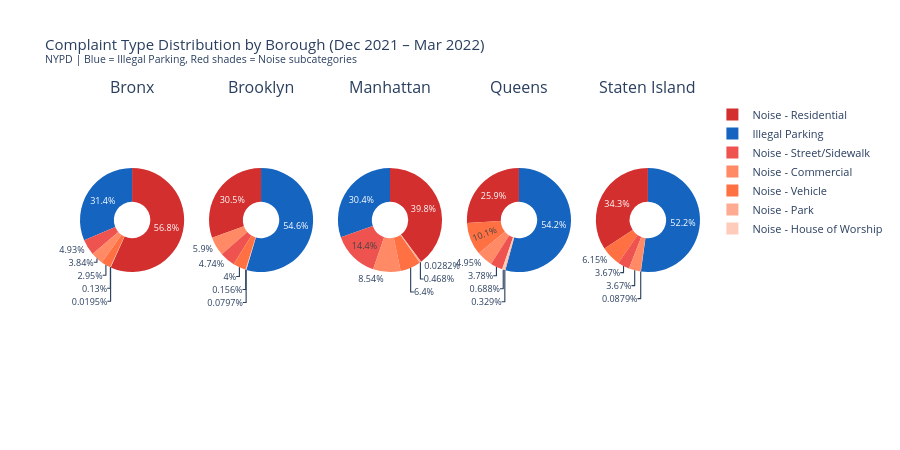

Notebook cell for this chart:
### Markdown cell above
---
## Step 3.8: Complaint Distribution by Borough — Pie Charts

### Code cell
borough_names = sorted(borough['borough'].unique())

pie_colors = {
    'Illegal Parking': '#1565c0',
    'Noise - Residential': '#d32f2f',
    'Noise - Street/Sidewalk': '#ef5350',
    'Noise - Vehicle': '#ff7043',
    'Noise - Commercial': '#ff8a65',
    'Noise - Park': '#ffab91',
    'Noise - House of Worship': '#ffccbc'
}

fig_pies = make_subplots(
    rows=1, cols=5,
    specs=[[{'type': 'domain'}] * 5],
    subplot_titles=[b.title() for b in borough_names]
)

for i, b in enumerate(borough_names):
    sub = borough[borough['borough'] == b]
    ct_counts = sub['complaint_type'].value_counts()
    fig_pies.add_trace(go.Pie(
        labels=ct_counts.index,
        values=ct_counts.values,
        name=b.title(),
        marker_colors=[pie_colors.get(ct, '#999') for ct in ct_counts.index],
        textinfo='percent',
        textfont_size=9,
        showlegend=(i == 0),
        hole=0.35,
    ), row=1, col=i + 1)

fig_pies.update_layout(
    title_text='Complaint Type Distribution by Borough (Dec 2021 – Mar 2022)<br>'
                '<sup>NYPD | Blue = Illegal Parking, Red shades = Noise subcategories</sup>',
    height=450,
    font=dict(size=11),
    margin=dict(t=100, b=30),
)
fig_pies.show()

### Figure 1 — Plotly figure (JSON) as saved in the notebook; plotly's stock layout.template omitted (floating-point values rounded to 4 significant figures)
{"data": [{"domain": {"x": [0.0, 0.168], "y": [0.0, 1.0]}, "hole": 0.35, "labels": ["Noise - Residential", "Illegal Parking", "Noise - Street/Sidewalk", "Noise - Commercial", "Noise - Vehicle", "Noise - Park", "Noise - House of Worship"], "marker": {"colors": ["#d32f2f", "#1565c0", "#ef5350", "#ff8a65", "#ff7043", "#ffab91", "#ffccbc"]}, "name": "Bronx", "showlegend": true, "textfont": {"size": 9}, "textinfo": "percent", "type": "pie", "values": [29154, 16116, 2530, 1974, 1516, 67, 10]}, {"domain": {"x": [0.208, 0.376], "y": [0.0, 1.0]}, "hole": 0.35, "labels": ["Illegal Parking", "Noise - Residential", "Noise - Commercial", "Noise - Street/Sidewalk", "Noise - Vehicle", "Noise - Park", "Noise - House of Worship"], "marker": {"colors": ["#1565c0", "#d32f2f", "#ff8a65", "#ef5350", "#ff7043", "#ffab91", "#ffccbc"]}, "name": "Brooklyn", "showlegend": false, "textfont": {"size": 9}, "textinfo": "percent", "type": "pie", "values": [30126, 16855, 3258, 2617, 2208, 86, 44]}, {"domain": {"x": [0.416, 0.584], "y": [0.0, 1.0]}, "hole": 0.35, "labels": ["Noise - Residential", "Illegal Parking", "Noise - Street/Sidewalk", "Noise - Commercial", "Noise - Vehicle", "Noise - Park", "Noise - House of Worship"], "marker": {"colors": ["#d32f2f", "#1565c0", "#ef5350", "#ff8a65", "#ff7043", "#ffab91", "#ffccbc"]}, "name": "Manhattan", "showlegend": false, "textfont": {"size": 9}, "textinfo": "percent", "type": "pie", "values": [15555, 11870, 5614, 3338, 2499, 183, 11]}, {"domain": {"x": [0.624, 0.792], "y": [0.0, 1.0]}, "hole": 0.35, "labels": ["Illegal Parking", "Noise - Residential", "Noise - Vehicle", "Noise - Commercial", "Noise - Street/Sidewalk", "Noise - House of Worship", "Noise - Park"], "marker": {"colors": ["#1565c0", "#d32f2f", "#ff7043", "#ff8a65", "#ef5350", "#ffccbc", "#ffab91"]}, "name": "Queens", "showlegend": false, "textfont": {"size": 9}, "textinfo": "percent", "type": "pie", "values": [26006, 12419, 4869, 2375, 1815, 330, 158]}, {"domain": {"x": [0.832, 1.0], "y": [0.0, 1.0]}, "hole": 0.35, "labels": ["Illegal Parking", "Noise - Residential", "Noise - Vehicle", "Noise - Street/Sidewalk", "Noise - Commercial", "Noise - Park"], "marker": {"colors": ["#1565c0", "#d32f2f", "#ff7043", "#ef5350", "#ff8a65", "#ffab91"]}, "name": "Staten Island", "showlegend": false, "textfont": {"size": 9}, "textinfo": "percent", "type": "pie", "values": [2374, 1559, 280, 167, 167, 4]}], "layout": {"annotations": [{"font": {"size": 16}, "showarrow": false, "text": "Bronx", "x": 0.084, "xanchor": "center", "xref": "paper", "y": 1.0, "yanchor": "bottom", "yref": "paper"}, {"font": {"size": 16}, "showarrow": false, "text": "Brooklyn", "x": 0.292, "xanchor": "center", "xref": "paper", "y": 1.0, "yanchor": "bottom", "yref": "paper"}, {"font": {"size": 16}, "showarrow": false, "text": "Manhattan", "x": 0.5, "xanchor": "center", "xref": "paper", "y": 1.0, "yanchor": "bottom", "yref": "paper"}, {"font": {"size": 16}, "showarrow": false, "text": "Queens", "x": 0.708, "xanchor": "center", "xref": "paper", "y": 1.0, "yanchor": "bottom", "yref": "paper"}, {"font": {"size": 16}, "showarrow": false, "text": "Staten Island", "x": 0.916, "xanchor": "center", "xref": "paper", "y": 1.0, "yanchor": "bottom", "yref": "paper"}], "font": {"size": 11}, "height": 450, "margin": {"b": 30, "t": 100}, "title": {"text": "Complaint Type Distribution by Borough (Dec 2021 – Mar 2022)<br><sup>NYPD | Blue = Illegal Parking, Red shades = Noise subcategories</sup>"}}}
